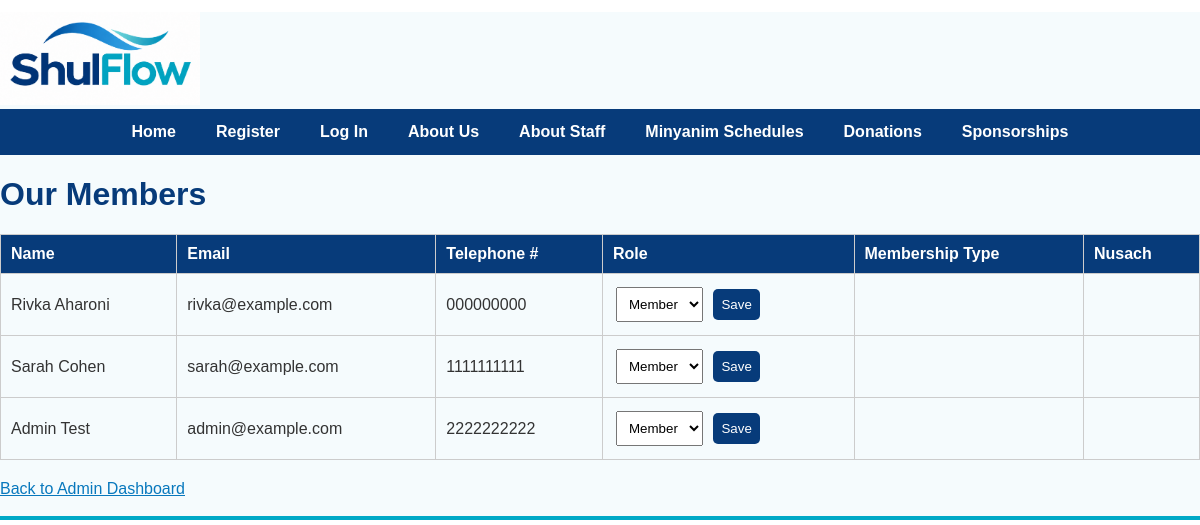
Page /members.php on the earlier database version.
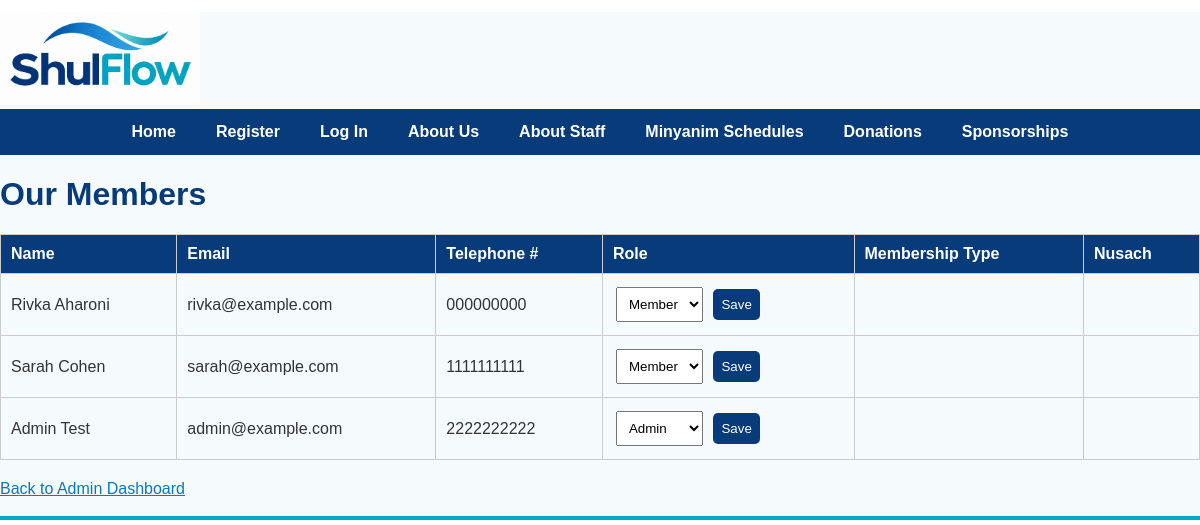
Same page on the later database version.
### tables this page shows
CREATE TABLE `user_info` (
  `user_id` int(11) NOT NULL,
  `first_name` varchar(50) NOT NULL,
  `last_name` varchar(50) NOT NULL,
  `email` varchar(50) NOT NULL,
  `tel` varchar(10) DEFAULT NULL,
  `password_hash` varchar(255) NOT NULL,
  `role_id` int(11) NOT NULL DEFAULT 2,
  `membership_type_id` int(11) DEFAULT NULL,
  `nusach_id` int(11) DEFAULT NULL
);

### members.php (the view, shortened to what this page needs)
<?php
require_once 'db_connect.php';
$sql = "SELECT u.user_id, u.first_name, u.last_name, u.email, u.tel, u.role_id, u.membership_type_id,
    u.nusach_id, m.membership_type_name, n.nusach_name
        FROM user_info u
        LEFT JOIN membership_type m
            ON u.membership_type_id = m.membership_type_id
        LEFT JOIN nusach_type n
            ON u.nusach_id = n.nusach_id";
$result = $conn->query($sql);
include 'header.php';
?>
<h1>Our Members</h1>
<table class="table">
    <thead>
        <tr>
            <th>Name</th>
            <th>Email</th>
            <th>Telephone #</th>
            <th>Role</th>
            <th>Membership Type</th>
            <th>Nusach</th>
        </tr>
    </thead>
    <tbody>
        <?php while ($row = $result->fetch_assoc()): ?>
            <tr>
                <td>
                    <?= htmlspecialchars(
                        $row['first_name'] . ' ' . $row['last_name']
                    ) ?>
                </td>
                <td>
                    <?= htmlspecialchars($row['email'] ?? '') ?>
                </td>
                <td>
                    <?= htmlspecialchars($row['tel'] ?? '') ?>
                </td>
                <td>
                    <form method="POST" action="members.php">
                        <select name="role_id" required>
                            <option value="2"
                                <?= (int)$row['role_id'] === 2
                                    ? 'selected' : '' ?>>
                                Member
                            </option>
                            <option value="1"
                                <?= (int)$row['role_id'] === 1
                                    ? 'selected' : '' ?>>
                                Admin
                            </option>
                        </select>
                        <button type="submit" name="update_role">
                            Save
                        </button>
                    </form>
                </td>
                <td>
                </td>
                <td>
                </td>
            </tr>
        <?php endwhile; ?>
    </tbody>
</table>
<?php
echo "<a href='admin_dashboard.php'>Back to Admin Dashboard</a><br><br>";
?>

### header.php (shortened to what this page needs)
<!DOCTYPE html>
<html class="site-header">
    <head>
        <link rel="stylesheet" href="style.css?v=3" >
    </head>
    <body>
        <header>
            <a href="index.php" >
                <img src="ShulFlow logo.png" alt="ShulFlow Logo" class="site-logo">
            </a>
            <?php include 'menu.php' ?>
        </header>

### menu.php
<nav class="site-menu">
    <ul>
        <li><a href="index.php">Home</a></li>
        <li><a href="register.php">Register</a></li>
        <li><a href="login.php">Log In</a></li>
        <li><a href="about.php">About Us</a></li>
        <li><a href="staff.php">About Staff</a></li>
        <li><a href="schedule.php">Minyanim Schedules</a></li>
        <li><a href="donations.php">Donations</a></li>
        <li><a href="sponsorships.php">Sponsorships</a></li>
    </ul>
</nav>

### style.css (style rules this page uses)
body { margin: 0; font-family: Arial, Helvetica, sans-serif; background-color: #f5fbfd; color: #333333; }
.site-header { background-color: white; padding-top: 12px; border-bottom: 4px solid #00a9c7; }
.site-logo { width: 200px; height: auto; }
.site-menu { background-color: #073b7a; }
.site-menu ul { list-style-type: none; margin: 0; padding: 0; display: flex; justify-content: center; }
.site-menu li { margin: 0; }
.site-menu a { display: block; padding: 14px 20px; color: white; text-decoration: none; font-weight: bold; }
h1 { color: #073b7a; }
a { color: #0878bd; }
.table { width: 100%; border-collapse: collapse; margin: 20px 0; }
.table th, .table td { border: 1px solid #ccc; padding: 10px; text-align: left; }
.table th { background-color: #073b7a; color: white; }
.table tr:nth-child(even) { background-color: #f5fbfd; }
.table select, .table button { padding: 8px; margin: 3px; }
.table button { background-color: #073b7a; color: white; border: none; border-radius: 5px; cursor: pointer; }

Differences in the rows shown:
changed user_info "Admin Test": role_id "Member" → "Admin"
